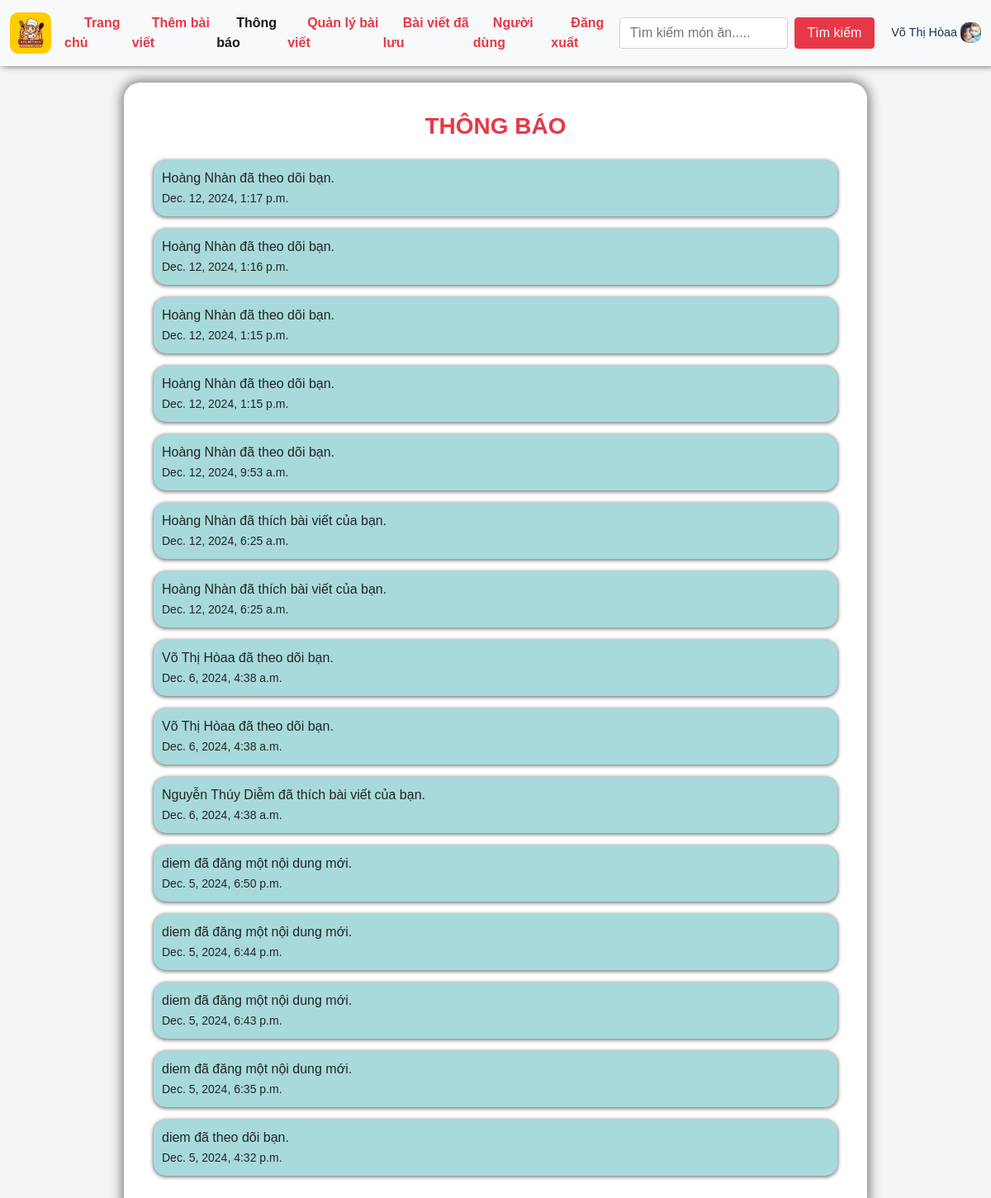
Before: /notifications/ (signed in) with the older database file.
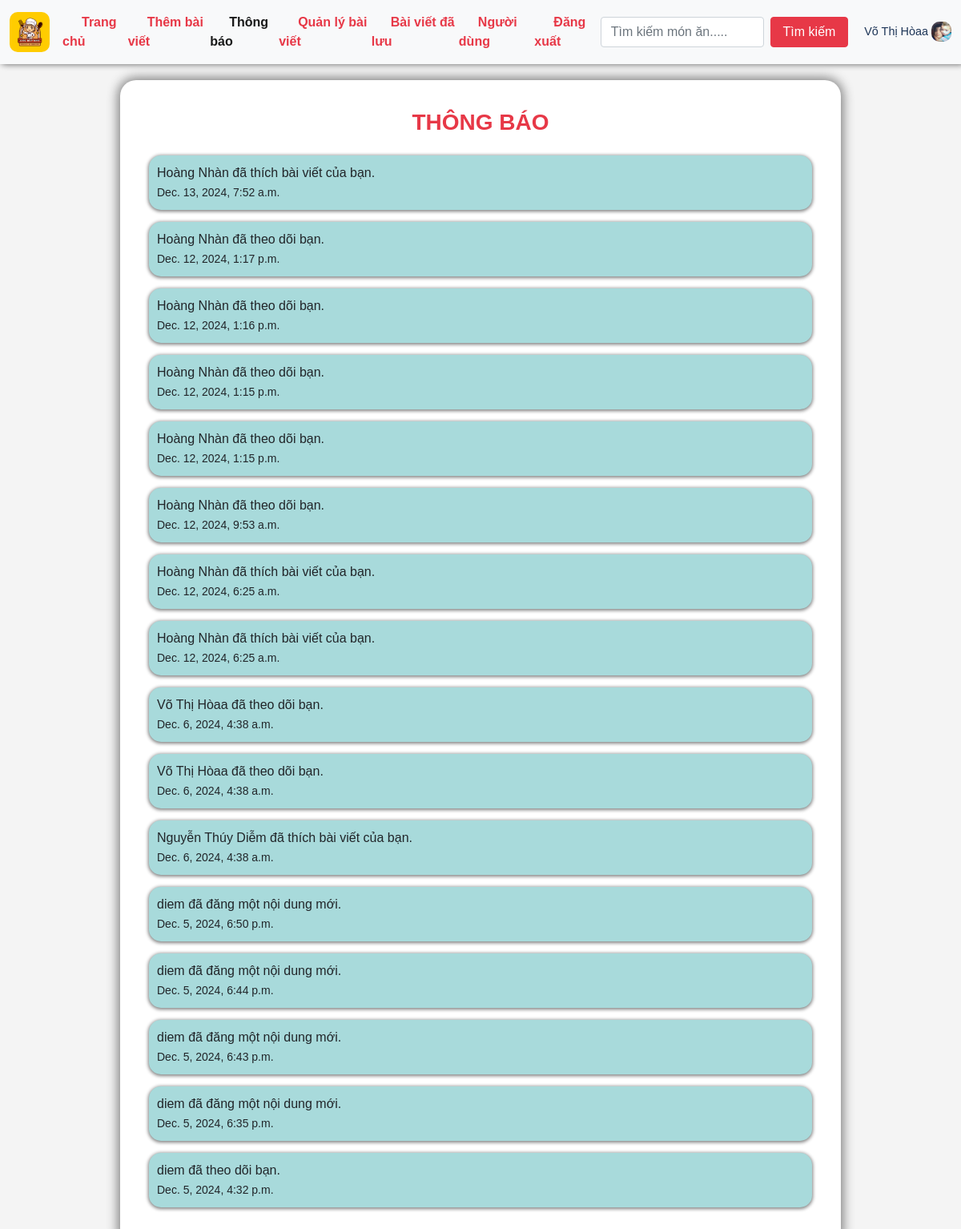
After: the same page with the newer database file.
### appfood/models.py (models this page shows, shortened)
class Notification(models.Model):
    recipient = models.ForeignKey(User, on_delete=models.CASCADE, related_name='notifications')
    sender = models.ForeignKey(User, on_delete=models.CASCADE)
    recipess = models.ForeignKey(Recipe, on_delete=models.CASCADE, null=True, blank=True)
    message = models.CharField(max_length=255)
    read = models.BooleanField(default=False)
    timestamp = models.DateTimeField(auto_now_add=True)

### appfood/views.py (the view)
# urls.py: path('notifications/', views.notifications, name='notifications'),  # Thông Báo
@login_required
def notifications(request):
    user_profile, created = UserProfile.objects.get_or_create(user=request.user)
    notifications = request.user.notifications.all().order_by('-timestamp').select_related('sender__userprofile')
    notifications.update(read=True)
    return render(request, 'appfood/notifications.html', {'notifications': notifications, 'user_profile': user_profile})

### appfood/templates/appfood/notifications.html (shortened to what the changed rows need)
{% extends "appfood/base.html" %}
{% load static %}
{% block notifications %}
<link rel="stylesheet" href="{%static 'css/notifications.css' %}">
<main>
    <div class="container">
        <div class="row">
            <div class="card shadow-sm">
                <div class="card-body">
                    <ul class="notification-list">
                        {% for notification in notifications %}
                        <li class="notification-item {% if not notification.read %}unread{% endif %}">
                            <a href="{% if notification.recipess %}{% url 'detail' notification.recipess.id %}{% else %}#{% endif %}">
                                {{ notification.sender.userprofile.last_name }} {{ notification.sender.userprofile.first_name }} {{ notification.message }}<br>
                                <small>{{ notification.timestamp }}</small>
                            </a>
                        </li>
                        {% endfor %}
                    </ul>
                </div>
            </div>
        </div>
    </div>
</main>
{% endblock notifications %}

Changed rows visible on the page:
added Notification: message "Hoàng Nhàn đã thích bài viết của bạn.", timestamp "Dec. 13, 2024, 7:52 a.m."
